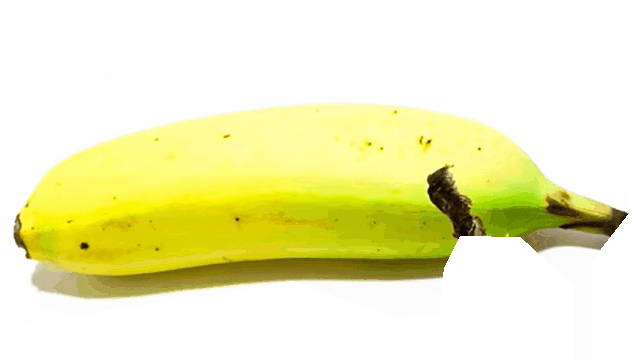
#> input picture Dataset/banana_2/image/003.png, 640 x 360 px; its folder holds only this picture in this run
$ python mask.py
#> lines starting #> are read from the running program, lines starting #| are printed output that depends on the picture; after the words box and inside, x2 and y2 are one past the last pixel; in counts of white or black regions, pixels touching at a corner belong together
import cv2
import numpy as np
import os
from glob import glob

def segment_and_colorize(image_path, output_path):
#> called with image_path = 'Dataset/banana_2/image/003.png', output_path = 'Dataset/banana_2/mask/003.png'
    img = cv2.imread(image_path)
#> img is the input picture: shape (360, 640, 3); mean B, G, R 187.2, 237.7, 238.6
    img_hsv = cv2.cvtColor(img, cv2.COLOR_BGR2HSV)
#> img_hsv: shape (360, 640, 3); mean H, S, V 13.2, 64.7, 239.8

    # 그림자를 제외한 바나나 전체 마스크 (V값을 높게 설정해 그림자 제거)
    lower_banana = np.array([10, 20, 20])
    upper_banana = np.array([40, 255, 255])
    banana_mask = cv2.inRange(img_hsv, lower_banana, upper_banana)
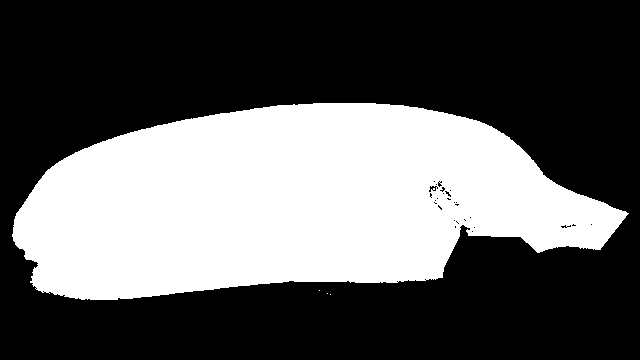
#> banana_mask: shape (360, 640); 36.7% white; 4 white regions (3 under 20 px), largest, box (x1, y1, x2, y2) and area: (12, 103, 629, 300) 84467

    # 노란색 범위 (upper 값 낮춤: 너무 밝거나 선명한 노랑 제외)
    lower_yellow = np.array([18, 100, 200])
    upper_yellow = np.array([35, 255, 255])  # upper 낮춤

    yellow_mask = cv2.inRange(img_hsv, lower_yellow, upper_yellow)
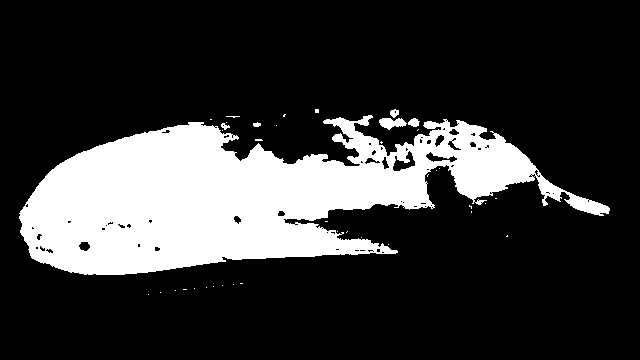
#> yellow_mask: shape (360, 640); 21.3% white; 39 white regions (33 under 20 px), largest, box (x1, y1, x2, y2) and area: (19, 115, 610, 275) 48483, (379, 118, 407, 130) 216, (408, 118, 420, 127) 74, (390, 109, 399, 118) 56, (221, 123, 230, 130) 35, (253, 122, 261, 127) 30

    # 갈변된 바나나 = 바나나 마스크 - 노란색 마스크
    brown_mask = cv2.bitwise_and(banana_mask, cv2.bitwise_not(yellow_mask))
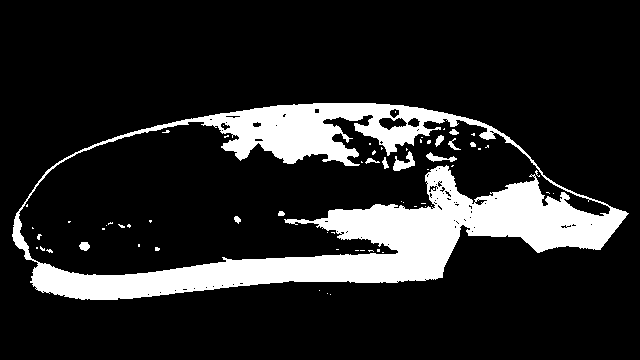
#> brown_mask: shape (360, 640); 15.4% white; 65 white regions (53 under 20 px), largest, box (x1, y1, x2, y2) and area: (12, 103, 629, 300) 34423, (393, 151, 415, 171) 210, (426, 152, 457, 162) 126

    # 결과 이미지: 기본 배경은 초록색
    result_img = np.full_like(img, (0, 255, 0))  # 초록색

    # 노란 부분 → 빨간색
    result_img[yellow_mask > 0] = (0, 0, 255)

    # 갈변된 부분 → 파란색
    result_img[brown_mask > 0] = (255, 0, 0)

    cv2.imwrite(output_path, result_img)
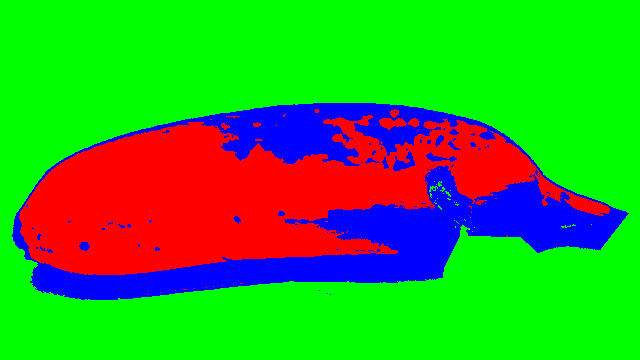
#> saved as 003.png: shape (360, 640, 3); mean B, G, R 39.3, 161.5, 54.2

def process_and_save_labels(input_folder, output_folder):
    os.makedirs(output_folder, exist_ok=True)
    image_files = sorted(glob(os.path.join(input_folder, "*.png")))

    for path in image_files:
        filename = os.path.basename(path)
        output_path = os.path.join(output_folder, filename)
        segment_and_colorize(path, output_path)

    print(f"{len(image_files)}개의 이미지가 {output_folder}에 저장되었습니다.")

# 실행
input_folder = "Dataset/banana_2/image"
output_folder = "Dataset/banana_2/mask"
process_and_save_labels(input_folder, output_folder)
